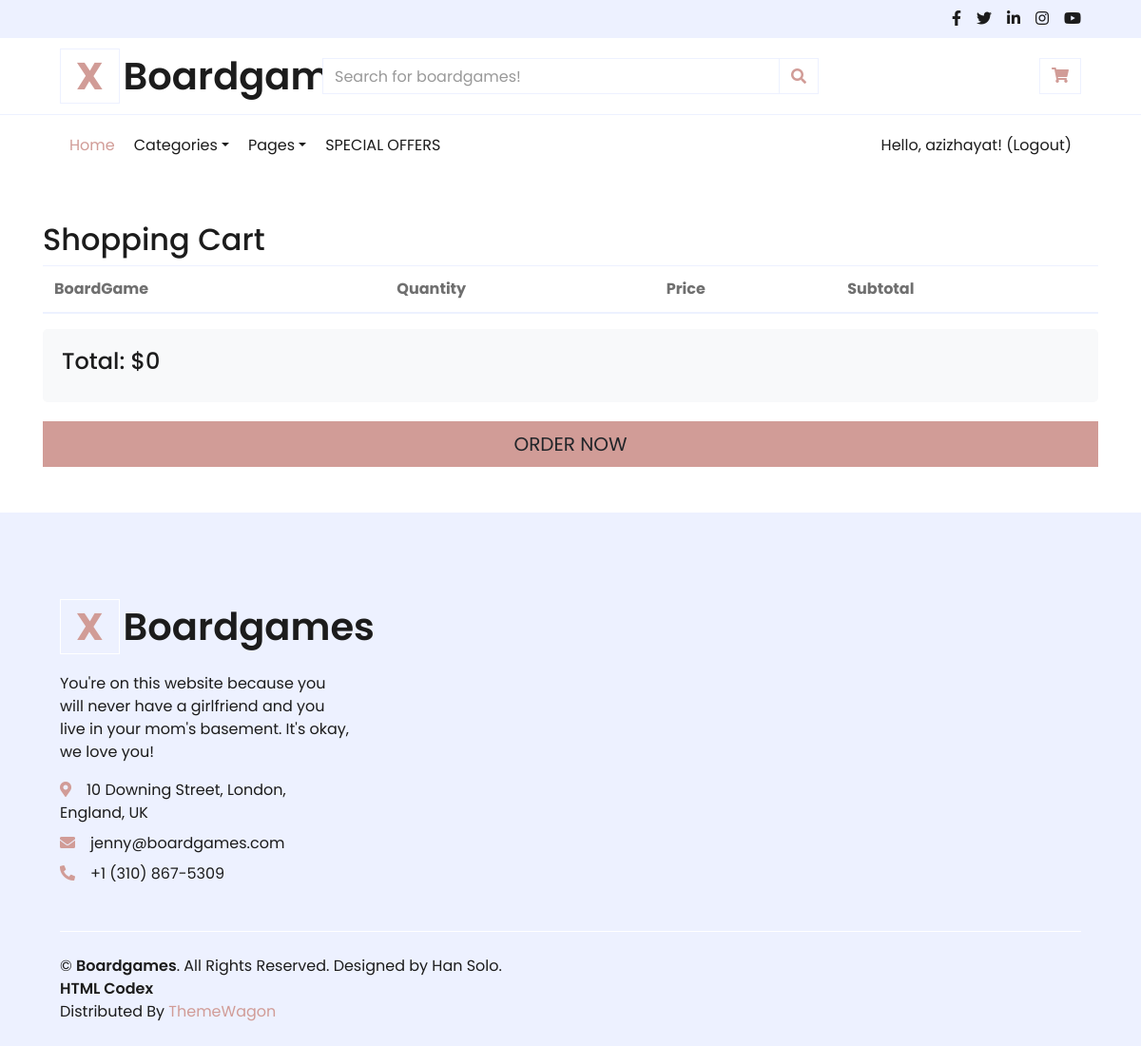
The page /cart_view/ (signed in) on the database as committed earlier.
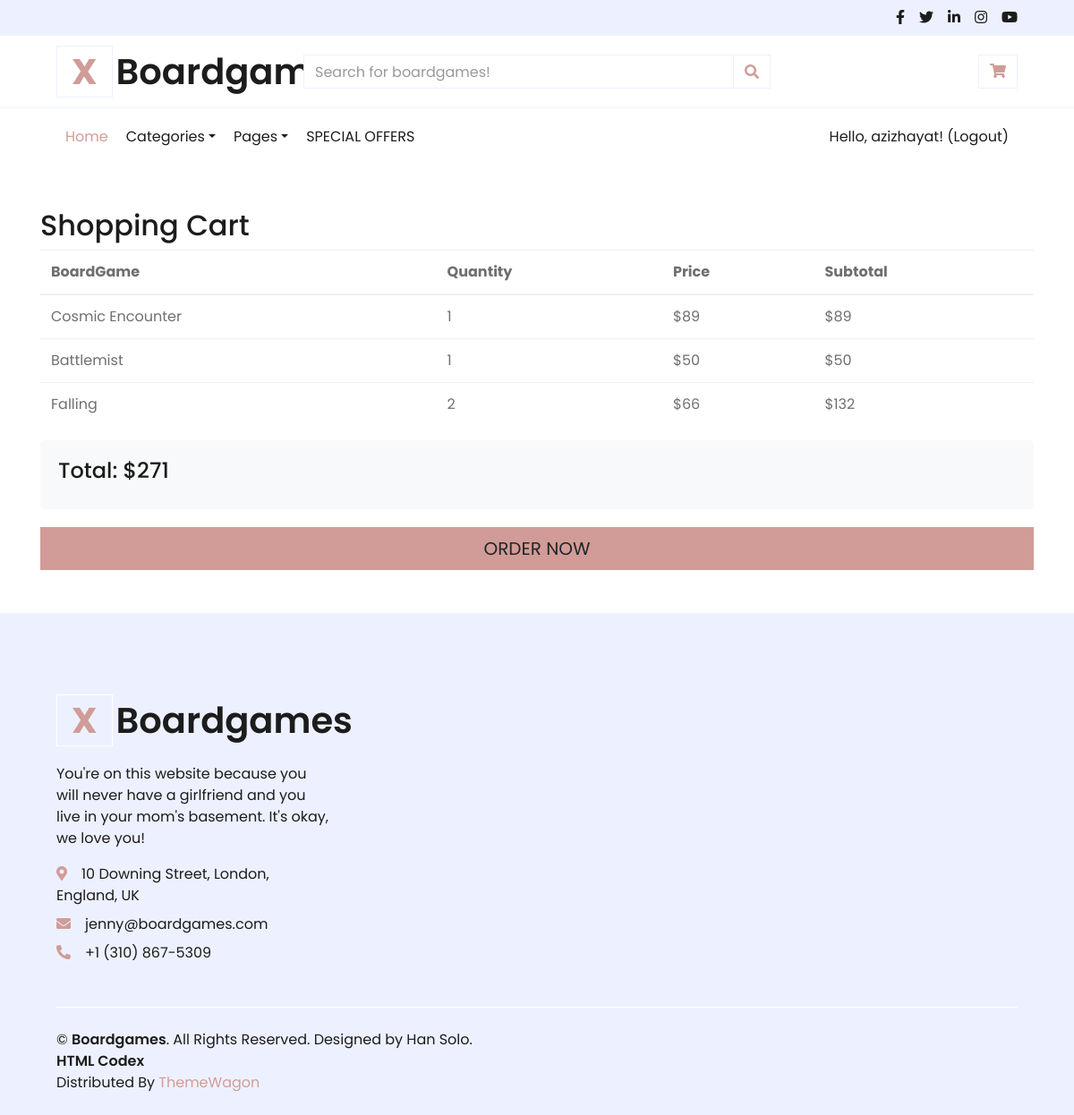
The same page on the database as committed later.
### boardgames/models.py (models this page shows, shortened)
class CartItem(models.Model):
    user = models.ForeignKey(User, on_delete=models.CASCADE)
    boardgame = models.ForeignKey(BoardGame, on_delete=models.CASCADE)
    quantity = models.IntegerField(default=1)
    date_added = models.DateTimeField(default=timezone.now)

class BoardGame(models.Model):
    bgg_id = models.IntegerField(unique=True)
    name = models.CharField(max_length=255)
    description = models.TextField()
    year_published = models.IntegerField()
    game_weight = models.FloatField()
    avg_rating = models.FloatField()
    bayes_avg_rating = models.FloatField()
    std_dev = models.FloatField()
    min_players = models.IntegerField()
    max_players = models.IntegerField()
    com_age_rec = models.FloatField(null=True, blank=True)
    language_ease = models.FloatField(null=True, blank=True)
    kickstarted = models.BooleanField()
    image_path = models.URLField(max_length=1024)
    rank_boardgame = models.IntegerField()
    rank_strategygames = models.IntegerField()
    rank_abstracts = models.IntegerField()
    rank_familygames = models.IntegerField()
    rank_thematic = models.IntegerField()
    rank_cgs = models.IntegerField()
    rank_wargames = models.IntegerField()
    rank_partygames = models.IntegerField()
    rank_childrensgames = models.IntegerField()
    cat_thematic = models.BooleanField()
    cat_strategy = models.BooleanField()
    cat_war = models.BooleanField()
    cat_family = models.BooleanField()
    cat_cgs = models.BooleanField()
    cat_abstract = models.BooleanField()
    cat_party = models.BooleanField()
    cat_childrens = models.BooleanField()
    price = models.FloatField()

### boardgames/views.py (the view)
# urls.py: path('cart_view/', views.cart_view, name='cart_view'),
def cart_view(request):
    user_cart = return_user_cart(request)
    if user_cart is not None:
        total_price = 0 #REPLACE WITH REAL VALUE LATER
        for item in user_cart:
            total_price += item.quantity * item.boardgame.price
        context = {
            'user_cart': user_cart,
            'total_price': total_price
        }
        return render(request, 'boardgames/cart.html', context)
    else:
        messages.warning(request, "There's nothing in your cart!")
        return redirect('index')

### boardgames/cart.py (called while the page is built)
def return_user_cart(request):
    user_cart = CartItem.objects.filter(user=request.user.id)
    return user_cart

### boardgames/templatetags/cart_filters.py (called while the page is built)
@register.filter(name='multiply')
def multiply(value, arg):
    return value * arg

### boardgames/templates/boardgames/cart.html (shortened to what this page needs)
{% extends 'boardgames/base.html' %}
{% load cart_filters %}
{% block content %}
<div class="container mt-3">
    <h2>Shopping Cart</h2>
    <table class="table">
        <thead>
            <tr>
                <th>BoardGame</th>
                <th>Quantity</th>
                <th>Price</th>
                <th>Subtotal</th>
            </tr>
        </thead>
        <tbody>
            {% for item in user_cart %}
            <tr>
                <td>{{ item.boardgame.name }}</td>
                <td>{{ item.quantity }}</td>
                <td>${{ item.boardgame.price|floatformat:0 }}</td>
                <td>${{ item.quantity|multiply:item.boardgame.price|floatformat:0 }}</td>
            </tr>
            {% endfor %}
        </tbody>
    </table>
    <div class="row">
        <div class="col-12">
            <div class="total-area" style="background-color: #f8f9fa; padding: 20px; margin-bottom: 20px; border-radius: 5px;">
                <h4>Total: ${{ total_price|floatformat:0 }}</h4>
            </div>
            <a href="{% url 'checkout' %}" class="btn btn-primary btn-lg btn-block">ORDER NOW</a>
        </div>
    </div>
</div>
{% endblock %}

Rows that differ between the two databases and show on the page:
added CartItem: boardgame.name "Cosmic Encounter", quantity "1", boardgame.price "89", quantity|multiply "89"
added CartItem: boardgame.name "Battlemist", quantity "1", boardgame.price "50", quantity|multiply "50"
added CartItem: boardgame.name "Falling", quantity "2", boardgame.price "66", quantity|multiply "132"
Other text that changed with them:
{{ total_price|floatformat:0 }}: "0" → "271"
